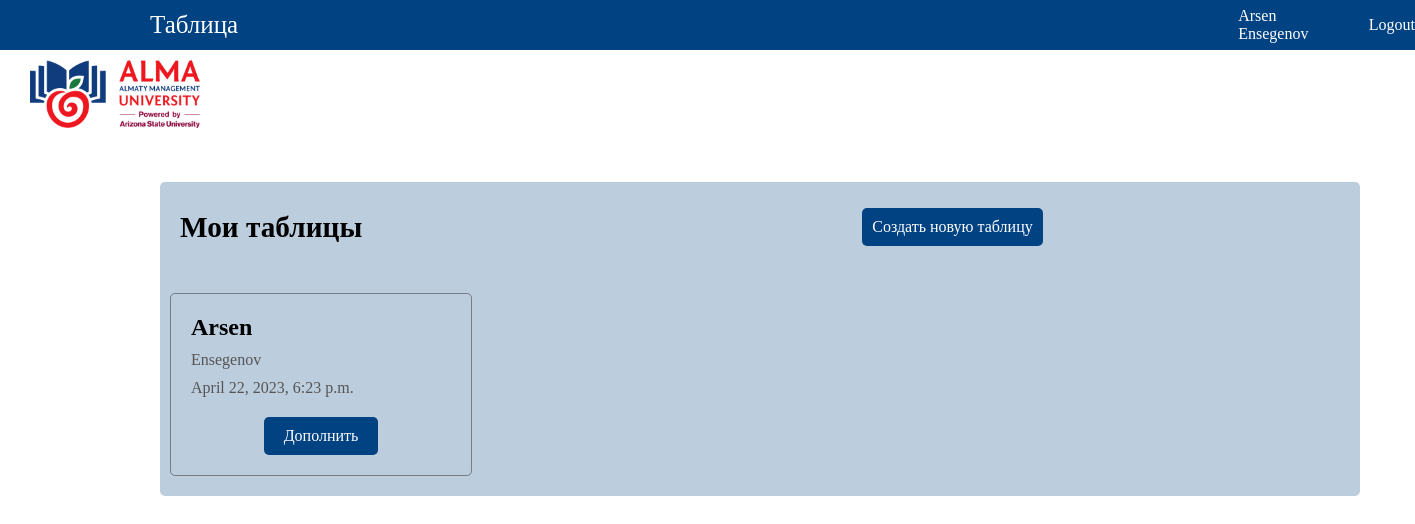
Screenshot of / (signed in) with the database file from the repository.
### info1/models.py (models this page shows)
class User_name(models.Model):
    firstname = models.CharField(null=False, max_length=255)
    secondname = models.CharField(null=False, max_length=255, default='')
    created_at = models.DateTimeField(auto_now_add=True)
    owner = models.ForeignKey(User, on_delete=models.CASCADE, null=False, related_name='user_names')
    class Meta:
        verbose_name = 'User_name'
        verbose_name_plural = 'User_names'

### info1/views.py (the view)
# urls.py: path('', index_page, name='index'),
def index_page(request):
    if request.user.is_authenticated:
        user_names = User_name.objects.filter(owner_id=request.user.id)
        return render(request, 'info1/index.html', {'user_names': user_names, 'user': request.user})
    else:
        return redirect('/auth/login/')

### info1/templates/info1/index.html (shortened to what this page needs)
<!DOCTYPE html>
<html lang="en">
<head>
</head>
<body>
    <div class="menu"  >
          <div class="menu1" >
            <div class="tab">Таблица</div>
                <div class="q">{{user.first_name}} {{user.last_name}}</div>
                <div style="margin-left: 50px;"><a class="q" aria-current="page" href="/auth/logout">Logout</a></div>
          </div>
    </div>
    <img src="static/img/1d122219a21ec914f0c77a0fb9b8946f.png" alt="">
    <div class="c">
      <div class="c-h">
        <div class="title">
          <h3>Мои таблицы</h3>
        </div>
        <a class="c-h-btn" href="/info1/create/">Создать новую таблицу</a>
      </div>
      <div class="c-b">
        {% if user_names|length > 0 %}
          {% for user_name in user_names %}
            <div class="c-card">
              <div class="c-card-body">
                <h5 class="c-card-title">{{ user_name.firstname }}</h5>
                <p class="c-card-text">{{ user_name.secondname }}</p>
                <p class="c-card-text">{{ user_name.created_at }}</p>
                <div class="c-card-btn">
                  <a href="/info1/{{ user_name.id }}">Дополнить</a>
                </div>
              </div>
            </div>
          {% endfor %}
        {% else %}
          <div class="c-nodata">
            <h4>No blogs are created yet!</h4>
          </div>
        {% endif %}
      </div>
    </div>
</body>
</html>

### info1/templates/info1/index.html (style rules this page uses)
body { margin: 0; }
.tab { color: #fff; margin-left: 150px; margin-right: 1000px; font-size: 25px; }
.menu { background-color: #004282; }
.menu1 { display: flex; align-items: center; height: 50px; }
.q { color: #fff; text-decoration: none; }
img { width: 170px; margin-left: 30px; margin-top: 10px; }
.c-h { display: flex; align-items: center; width: 100%; margin-top: 50px; margin-bottom: 20px; }
.c { background-color: #00418243; border-radius:5px; margin-left: 160px; width: 1200px; padding-bottom: 10px; }
.title { margin-left: 20px; margin-right: 500px; font-size: 25px; }
.c-h-btn { padding: 10px; background-color: #004282; color: #fff; border-radius: 5px; text-decoration: none; }
.c-b { width: 100%; }
.c-card { margin: 10px; width: 300px; border: 1px solid #110c0c68; border-radius: 5px; }
.c-card-body { padding: 20px; }
.c-card-title { margin: 0; font-size: 24px; }
.c-card-text { margin: 10px 0; font-size: 16px; color: #555; }
.c-card-btn { display: flex; justify-content: center; margin-top: 20px; }
.c-card-btn a { padding: 10px 20px; background-color: #004282; color: #fff; border-radius: 5px; text-decoration: none; }

### rows the page displays
User_name: firstname "Arsen", secondname "Ensegenov", created_at "April 22, 2023, 6:23 p.m."

### other values shown
{{ user.first_name }} "Arsen"
{{ user.last_name }} "Ensegenov"
